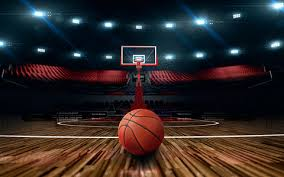
#> input picture 期末报告图片素材/ball00.jpg, 284 x 177 px
$ python -i tuner_circles.py   (imports and definitions only)
#> lines starting #> are read from the running program, lines starting #| are printed output that depends on the picture; after the words box and inside, x2 and y2 are one past the last pixel; in counts of white or black regions, pixels touching at a corner belong together
import cv2
import numpy as np
import os

def nothing(x): pass

def run_circle_tuner(image_filename):
#> called with image_filename = '../期末报告图片素材/ball00.jpg'
    image_path = f"../期末报告图片素材/{image_filename}"
    img_data = np.fromfile(image_path, dtype=np.uint8)
    img = cv2.imdecode(img_data, cv2.IMREAD_COLOR)
#> img is the input picture: shape (177, 284, 3); mean B, G, R 37.6, 38.9, 47.1

    if img is None:
        print(f"❌ 找不到图片或路径错误: {image_path}")
        return

    gray = cv2.cvtColor(img, cv2.COLOR_BGR2GRAY)
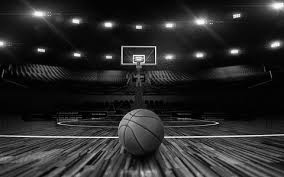
#> gray: shape (177, 284); min 0, max 251, mean 41.2
    gray = cv2.medianBlur(gray, 5)
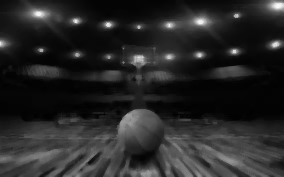
#> gray: shape (177, 284); min 1, max 247, mean 39.2

    cv2.namedWindow('Circle Tuner', cv2.WINDOW_NORMAL)
    cv2.resizeWindow('Circle Tuner', 800, 600) # 强制给一个比较大的初始窗口

    # 设置滑动条（初始值，最大值，回调函数）
    cv2.createTrackbar('minDist', 'Circle Tuner', 50, 200, nothing)
    cv2.createTrackbar('param1', 'Circle Tuner', 100, 255, nothing)
    cv2.createTrackbar('param2', 'Circle Tuner', 30, 100, nothing)
    cv2.createTrackbar('minR', 'Circle Tuner', 10, 200, nothing)
    cv2.createTrackbar('maxR', 'Circle Tuner', 200, 500, nothing)

    # 缓存上一次的参数，这是解决卡顿的【核心秘诀】
    prev_params = None
    res = img.copy()

    # 解决图片太小的问题：如果图片宽度或高度小于 400 像素，显示时自动放大 2 倍
    scale_factor = 1.0
    h, w = img.shape[:2]
#> h = 177; w = 284
    if max(h, w) < 400:
        scale_factor = 2.0

    print(f"✅ 正在安全调优: {image_filename}")
    print("💡 提示：按 'ESC' 键退出并输出最终参数。")

    while True:
        # 获取当前参数，并设定【安全底线】，防止拉到 0 导致死机
        mDist = max(10, cv2.getTrackbarPos('minDist', 'Circle Tuner'))
        p1 = max(10, cv2.getTrackbarPos('param1', 'Circle Tuner'))
        p2 = max(15, cv2.getTrackbarPos('param2', 'Circle Tuner')) # param2 低于 15 极易卡死，设为安全底线
        minR = max(1, cv2.getTrackbarPos('minR', 'Circle Tuner'))
        maxR = max(minR + 1, cv2.getTrackbarPos('maxR', 'Circle Tuner'))

        current_params = (mDist, p1, p2, minR, maxR)

        # 【重点】只有当你真正拖动了滑块（参数改变时），才执行耗时的霍夫检测
        if current_params != prev_params:
            res = img.copy()
            circles = cv2.HoughCircles(gray, cv2.HOUGH_GRADIENT, dp=1, minDist=mDist,
                                       param1=p1, param2=p2,
                                       minRadius=minR, maxRadius=maxR)
#> circles = [[239.5, 94.5, 79.9], [54.5, 86.5, 75], [183.5, 154.5, 21], [74.5, 146.5, 28.6], [112.5, 99.5, 29.3], [1.5, 103.5, 58.7]]

            if circles is not None:
                circles = np.uint16(np.around(circles))
#> circles = [[240, 94, 80], [54, 86, 75], [184, 154, 21], [74, 146, 29], [112, 100, 29], [2, 104, 59]]
                for i in circles[0, :]:
                    cv2.circle(res, (i[0], i[1]), i[2], (0, 255, 0), 2)  # 绿圈
                    cv2.circle(res, (i[0], i[1]), 2, (0, 0, 255), 3)    # 红心
#> this loop made 6 passes
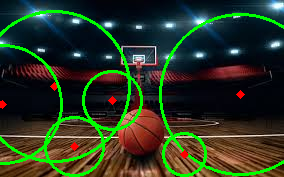
#> res: shape (177, 284, 3); 8.47% of pixels changed, all inside (x1, y1, x2, y2) = (0, 10, 284, 177)

            # 更新缓存
            prev_params = current_params

        # 处理显示比例
        if scale_factor != 1.0:
            display_img = cv2.resize(res, (0, 0), fx=scale_factor, fy=scale_factor)
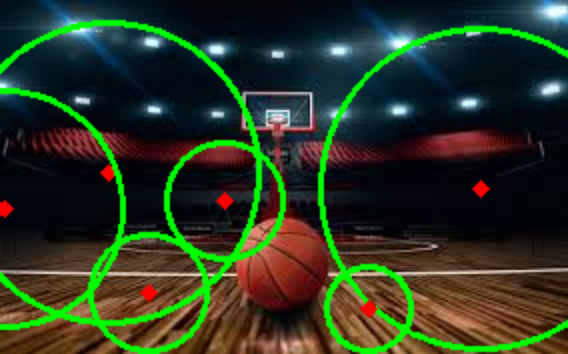
#> display_img: shape (354, 568, 3); mean B, G, R 33.6, 54.5, 42
        else:
            display_img = res

        cv2.imshow('Circle Tuner', display_img)

        # 增加 CPU 休息时间 (30ms)，让界面响应更丝滑
        if cv2.waitKey(30) & 0xFF == 27:
#> (key Esc is pressed here)
            print(f"🎯 最终决定的参数 -> minDist:{mDist}, param1:{p1}, param2:{p2}, minR:{minR}, maxR:{maxR}")
            break

    cv2.destroyAllWindows()

# [3 lines not run here, left out]

>>> result = run_circle_tuner('../期末报告图片素材/ball00.jpg')
